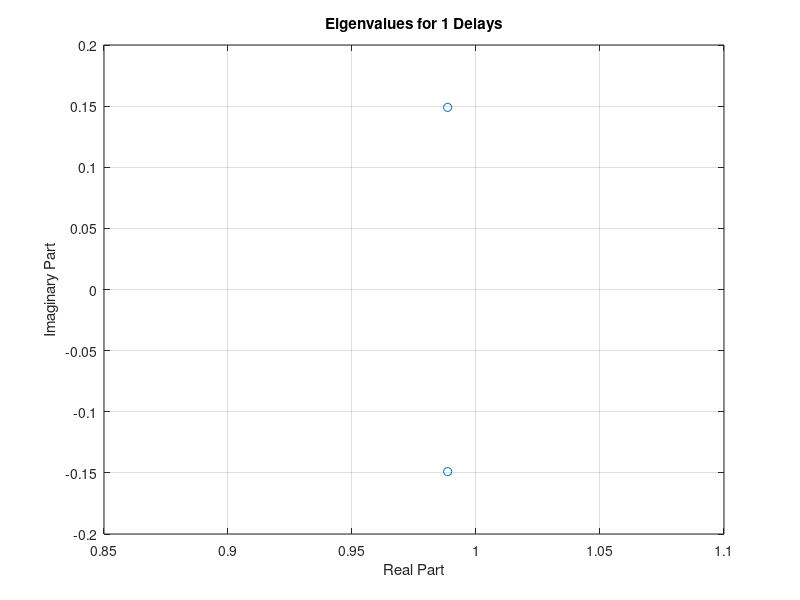

Reproduce this figure in MATLAB.
% Define parameters
epsilon = 1e-1; % Perturbation parameter
dt = 1e-1; % Time step
tspan = 0:dt:10; % Time range
x0 = [1; 0]; % Initial condition

% Step 1: Define dynamics
dyn = @(t,x) ([0, 1+epsilon*t; -(1+epsilon*t), 0])*x;

% Step 2: Generate data by solving the ODE
[tq, xq] = ode45(dyn, tspan, x0); 
xq = xq'; tq = tq'; % Transpose for consistency

% Extract snapshot pairs
x = xq(:, 1:end-1); % Current state
y = xq(:, 2:end);   % Next state

% Step 3: Set the number of delay coordinates
% User-defined number of delay coordinates
num_delays = 1; % <-- Modify this value to test different numbers of delay coordinates

% Step 4: Define a function to construct Hankel matrix with delay embedding
function [X_delayed] = construct_delay_coordinates(x, num_delays)
    [n, m] = size(x); % n: number of rows (states), m: number of columns (time steps)
    X_delayed = [];
    for i = 1:(m-num_delays)
        delayed_snapshot = reshape(x(:,i:i+num_delays-1), [n*num_delays, 1]);
        X_delayed = [X_delayed, delayed_snapshot];
    end
end

% Construct delay coordinates for X and Y
X_delayed = construct_delay_coordinates(x, num_delays);
Y_delayed = construct_delay_coordinates(y, num_delays);

% Step 5: Perform DMD
% Compute the SVD of X_delayed
[U, S, V] = svd(X_delayed, 'econ');

% Compute the reduced-order system matrix
A_tilde = U' * Y_delayed * V / S;

% Compute eigenvalues and DMD modes
[W, D] = eig(A_tilde);
Phi = Y_delayed * V / S * W; % DMD modes

% Extract eigenvalues
eigenvalues = diag(D);


%%%%%%%%%%%%%%%%%%%%%%%%%%%%%%%%%%%%%%%%%%%%%%%%%%%%

fprintf('Eigenvalues for %d delays:\n', num_delays);
disp(eigenvalues);


figure;
plot(real(eigenvalues), imag(eigenvalues), 'o');
xlabel('Real Part');
ylabel('Imaginary Part');
title(sprintf('Eigenvalues for %d Delays', num_delays));
grid on;
